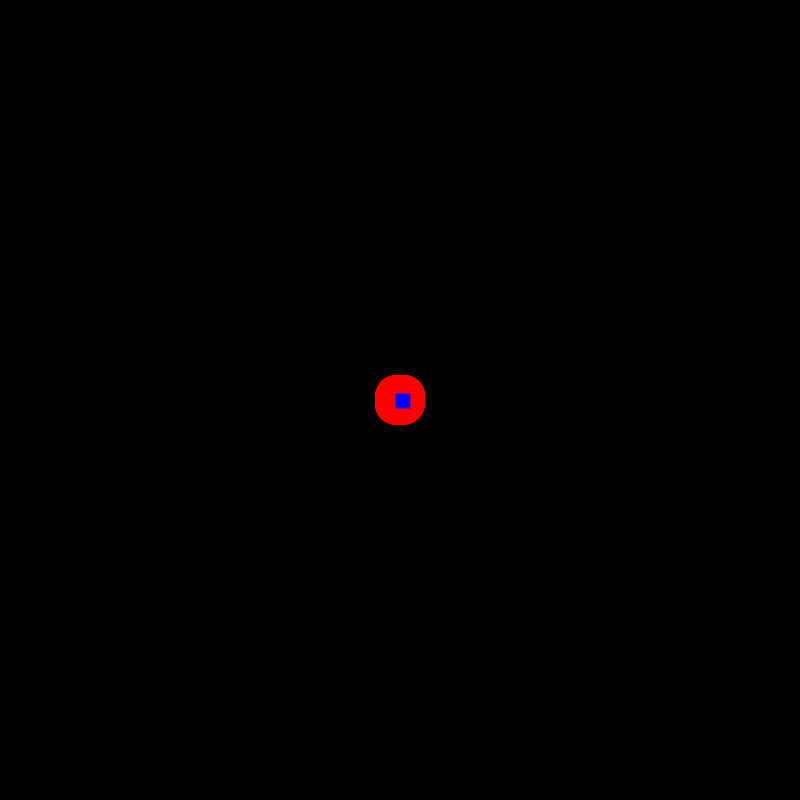
Frame 1 (no input)
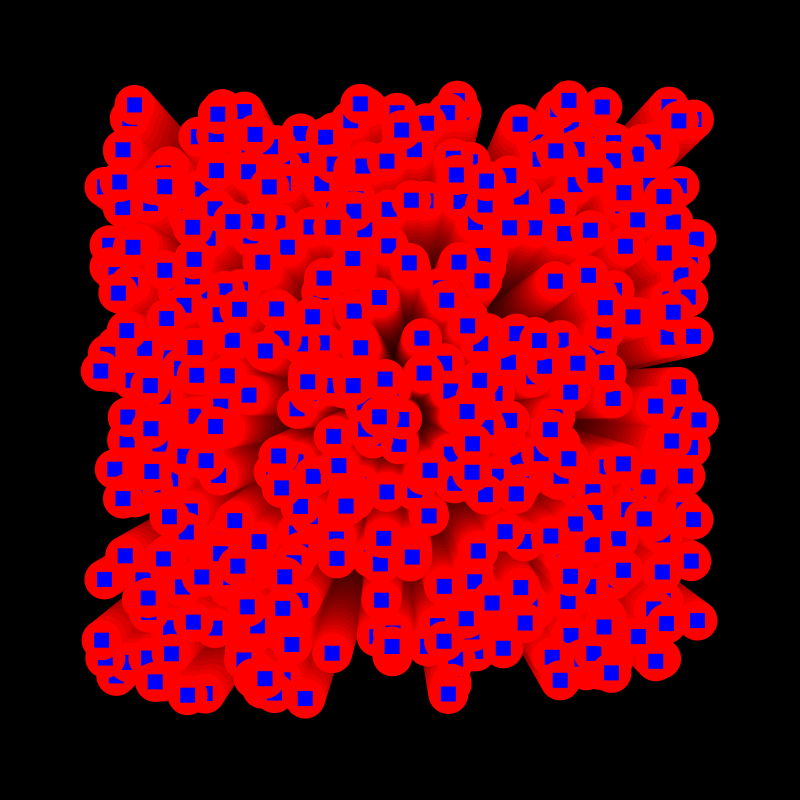
Frame 60 (the mouse pressed at the canvas centre just before this capture)
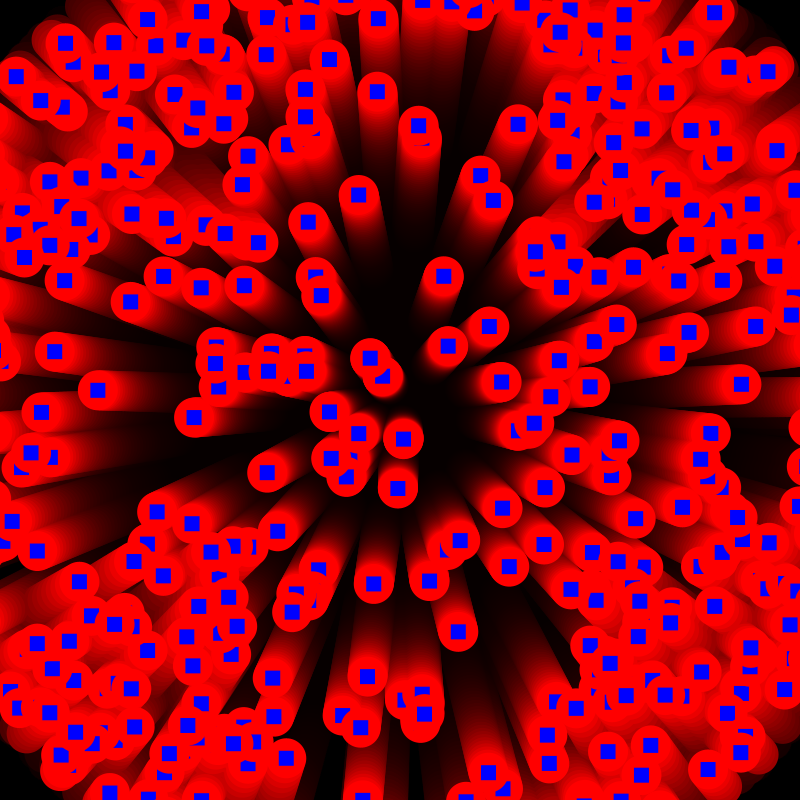
Frame 120 (the mouse held since frame 60 and released just before this capture)

The Processing sketch that drew these frames (run headless with seeded random() and noise(); from frame 60 on, the mouse is pressed at the canvas centre):

// Processing sketch: processing_186239
// ── processing_186239.pde

class Agente
{
  PVector pos;
  PVector vel;
  
  
  Agente(PVector start) {
    pos=start.get();
    vel=new PVector(random(-5,5),random(-5,5) );
  }
  
  void update(){
    if(random(100)<0){
      vel = new PVector(random(-5,5),random(-5,5));
    }
    pos.add(vel);
    if(pos.dist(centro)>500){
      vel.mult(-1);
    }
  }
  
  void display(){
noStroke();
    fill(255,0,0);
    ellipse(pos.x, pos.y,40, 40);
    rectMode(CENTER);
    fill(0,0,255);
    rect(pos.x,pos.y,15,15);  

  }
}
  
    Agente[] agenti = new Agente[500];
    PVector centro;
 
    void setup()
    {
      size(800,800);
      background(0);
      smooth();
      centro = new PVector(width/2,height/2);
      
      
      for(int i=0; i<agenti.length; i++){
        agenti[i] = new Agente(centro);
      }
    }
    void draw()
    {
      fill(0,20);
      rectMode(CORNER);
      rect(0,0,800,800);
      for(Agente a : agenti){
        a.update();
        a.display();
      }
    }
